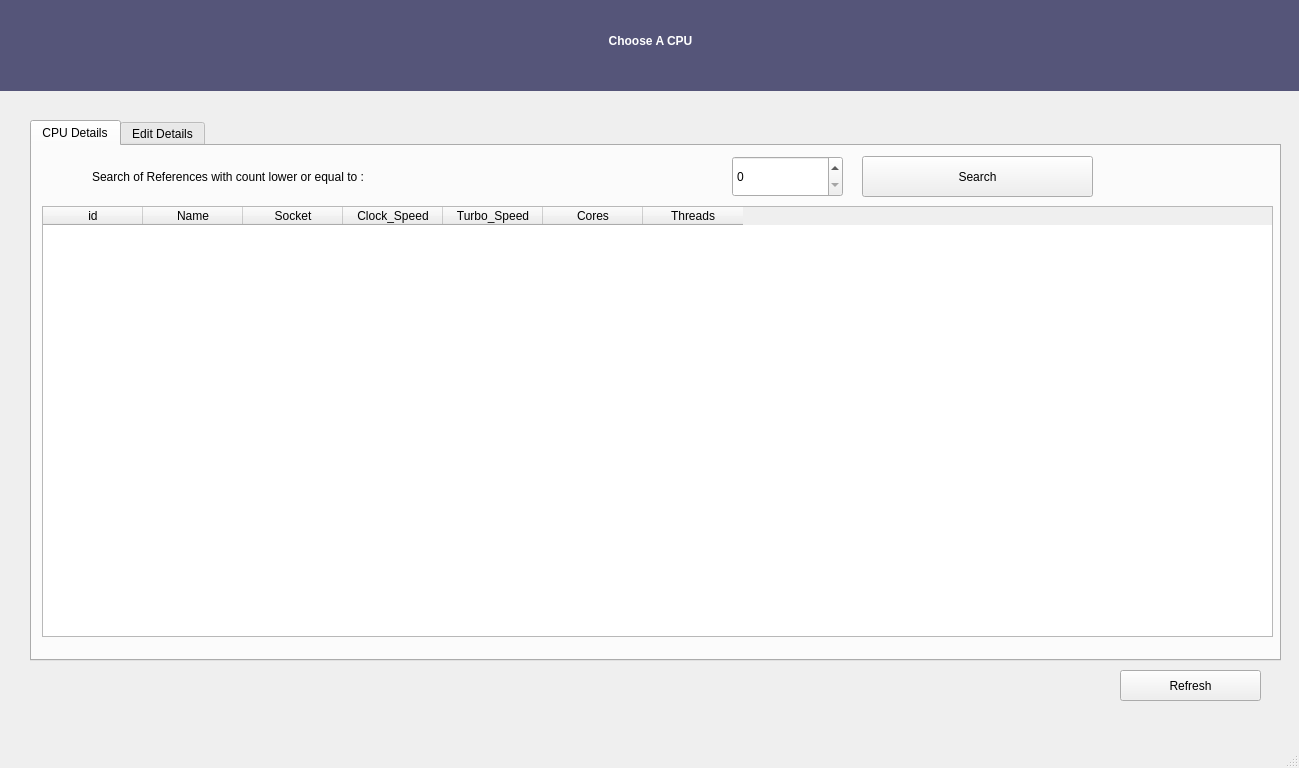
<?xml version="1.0" encoding="UTF-8"?>
<ui version="4.0">
 <class>MainWindow</class>
 <widget class="QMainWindow" name="MainWindow">
  <property name="geometry">
   <rect>
    <x>0</x>
    <y>0</y>
    <width>1299</width>
    <height>768</height>
   </rect>
  </property>
  <property name="windowTitle">
   <string>CPU Options</string>
  </property>
  <widget class="QWidget" name="centralwidget">
   <widget class="QTabWidget" name="tabWidget">
    <property name="geometry">
     <rect>
      <x>30</x>
      <y>120</y>
      <width>1251</width>
      <height>541</height>
     </rect>
    </property>
    <property name="styleSheet">
     <string notr="true">font: 16pt &quot;Arial&quot;;
</string>
    </property>
    <property name="currentIndex">
     <number>0</number>
    </property>
    <widget class="QWidget" name="tab">
     <attribute name="title">
      <string>CPU Details</string>
     </attribute>
     <widget class="QTableWidget" name="table">
      <property name="geometry">
       <rect>
        <x>10</x>
        <y>60</y>
        <width>1231</width>
        <height>431</height>
       </rect>
      </property>
      <property name="styleSheet">
       <string notr="true">font: 10pt &quot;Arial&quot;;</string>
      </property>
      <column>
       <property name="text">
        <string>id</string>
       </property>
      </column>
      <column>
       <property name="text">
        <string>Name</string>
       </property>
      </column>
      <column>
       <property name="text">
        <string>Socket</string>
       </property>
      </column>
      <column>
       <property name="text">
        <string>Clock_Speed</string>
       </property>
      </column>
      <column>
       <property name="text">
        <string>Turbo_Speed</string>
       </property>
      </column>
      <column>
       <property name="text">
        <string>Cores</string>
       </property>
      </column>
      <column>
       <property name="text">
        <string>Threads</string>
       </property>
      </column>
     </widget>
     <widget class="QLabel" name="label_2">
      <property name="geometry">
       <rect>
        <x>60</x>
        <y>10</y>
        <width>661</width>
        <height>41</height>
       </rect>
      </property>
      <property name="styleSheet">
       <string notr="true">font: 20pt &quot;Arial&quot;;</string>
      </property>
      <property name="text">
       <string>Search of References with count lower or equal to : </string>
      </property>
     </widget>
     <widget class="QSpinBox" name="count_filter_txt">
      <property name="geometry">
       <rect>
        <x>700</x>
        <y>10</y>
        <width>111</width>
        <height>41</height>
       </rect>
      </property>
     </widget>
     <widget class="QPushButton" name="search_btn">
      <property name="geometry">
       <rect>
        <x>830</x>
        <y>10</y>
        <width>231</width>
        <height>41</height>
       </rect>
      </property>
      <property name="styleSheet">
       <string notr="true"/>
      </property>
      <property name="text">
       <string>Search</string>
      </property>
     </widget>
    </widget>
    <widget class="QWidget" name="tab_2">
     <attribute name="title">
      <string>Edit Details</string>
     </attribute>
    </widget>
   </widget>
   <widget class="QLabel" name="label">
    <property name="geometry">
     <rect>
      <x>0</x>
      <y>-10</y>
      <width>1301</width>
      <height>101</height>
     </rect>
    </property>
    <property name="styleSheet">
     <string notr="true">font: 75 30pt &quot;Arial&quot;;
font-weight: bold;
color: rgb(255, 255, 255);
background-color: #555579;</string>
    </property>
    <property name="text">
     <string>Choose A CPU</string>
    </property>
    <property name="alignment">
     <set>Qt::AlignCenter</set>
    </property>
   </widget>
   <widget class="QPushButton" name="refresh_btn">
    <property name="geometry">
     <rect>
      <x>1120</x>
      <y>670</y>
      <width>141</width>
      <height>31</height>
     </rect>
    </property>
    <property name="styleSheet">
     <string notr="true">font: 14pt &quot;Arial&quot;;</string>
    </property>
    <property name="text">
     <string>Refresh</string>
    </property>
   </widget>
  </widget>
  <widget class="QMenuBar" name="menubar">
   <property name="geometry">
    <rect>
     <x>0</x>
     <y>0</y>
     <width>1299</width>
     <height>26</height>
    </rect>
   </property>
  </widget>
  <widget class="QStatusBar" name="statusbar"/>
 </widget>
 <resources/>
 <connections/>
</ui>
